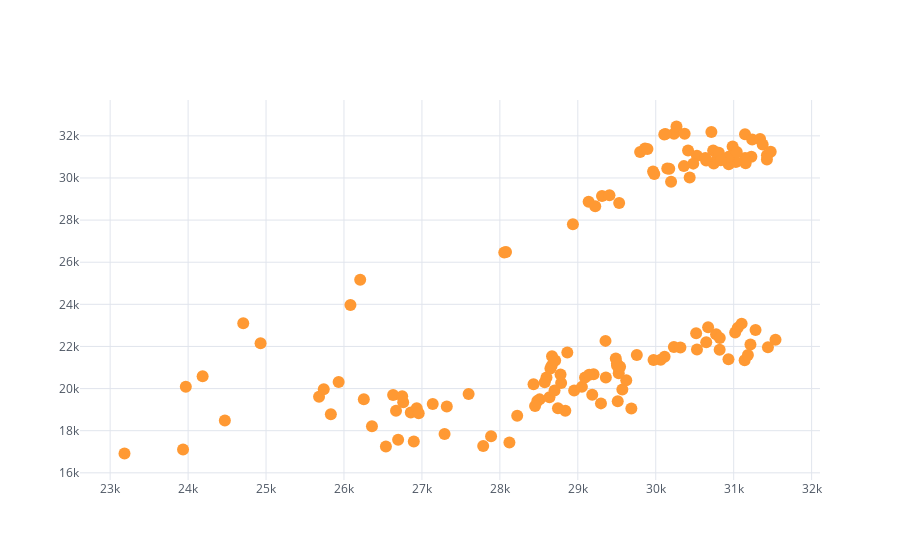

The cell this chart's notebook holds for it:
### Code cell
df.iplot(kind='scatter',x='NIFTY FMCG index', y='NIFTY Bank index',mode='markers')

### Figure 1 — Plotly figure (JSON) as saved in the notebook; plotly's stock layout.template omitted (floating-point values rounded to 4 significant figures; data arrays with more than 128 entries replaced by an {"elided": "..."} marker saying what was removed)
{"data": [{"name": "NIFTY Bank index", "text": "", "y": {"elided": "142 float values"}, "mode": "markers", "marker": {"symbol": "circle", "size": 12}, "x": {"elided": "142 float values"}, "line": {"color": "rgba(255, 153, 51, 1.0)", "dash": "solid", "shape": "linear", "width": 1.3}, "type": "scatter"}], "layout": {"title": {"font": {"color": "#4D5663"}}, "paper_bgcolor": "#FFFFFF", "plot_bgcolor": "#FFFFFF", "yaxis": {"tickfont": {"color": "#4D5663"}, "zerolinecolor": "#E1E5ED", "title": {"text": "", "font": {"color": "#4D5663"}}, "gridcolor": "#E1E5ED", "showgrid": true}, "xaxis": {"tickfont": {"color": "#4D5663"}, "zerolinecolor": "#E1E5ED", "title": {"text": "", "font": {"color": "#4D5663"}}, "gridcolor": "#E1E5ED", "showgrid": true}, "legend": {"bgcolor": "#FFFFFF", "font": {"color": "#4D5663"}}}}
